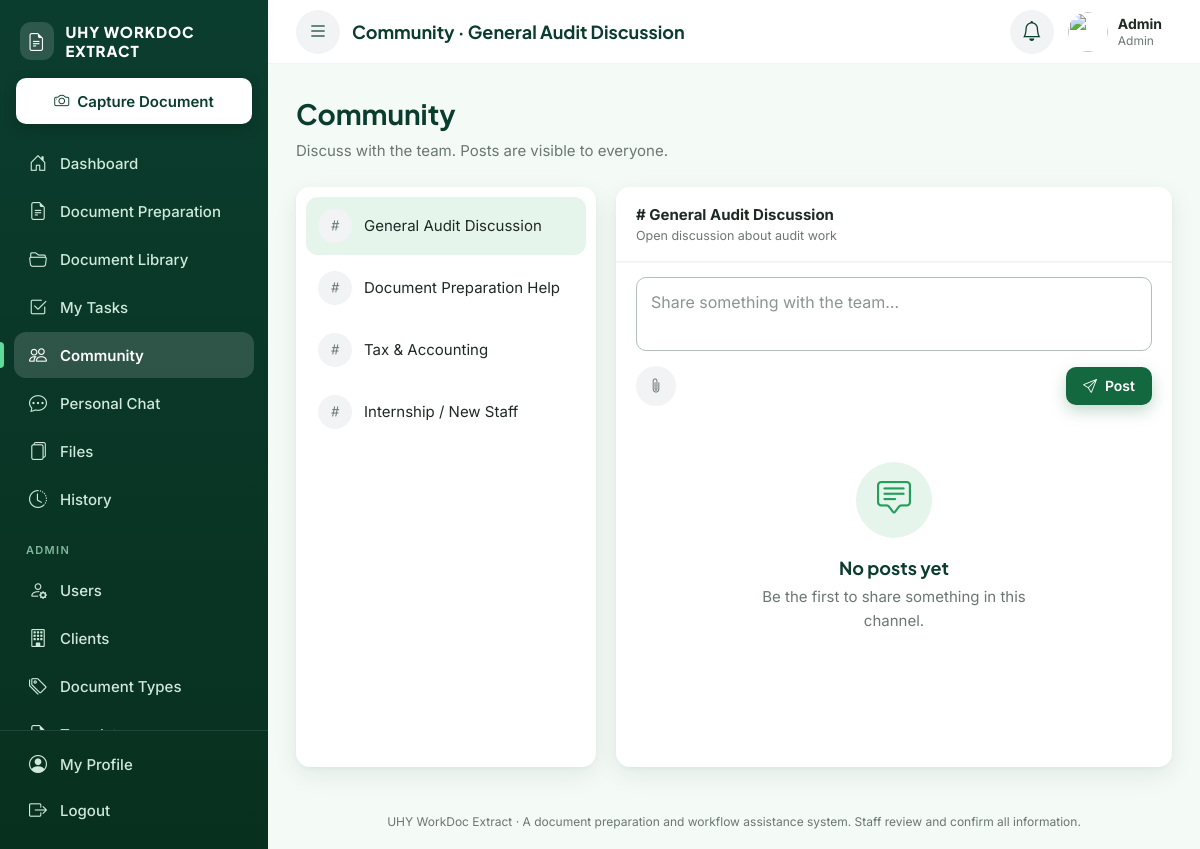
Screenshot of /chat/community.php (signed in) with the database file from the repository.
### tables this page shows
CREATE TABLE `users` (
  `user_id` int(10) UNSIGNED NOT NULL,
  `name` varchar(120) NOT NULL,
  `username` varchar(50) NOT NULL,
  `email` varchar(150) NOT NULL,
  `password` varchar(255) NOT NULL,
  `role` enum('admin','staff') NOT NULL DEFAULT 'staff',
  `staff_type` enum('staff','contract','intern') DEFAULT NULL,
  `department` varchar(50) DEFAULT NULL,
  `avatar_path` varchar(255) DEFAULT NULL,
  `status` enum('active','inactive') NOT NULL DEFAULT 'active',
  `must_change_password` tinyint(1) NOT NULL DEFAULT 1,
  `last_login_at` datetime DEFAULT NULL,
  `created_at` timestamp NOT NULL DEFAULT current_timestamp(),
  `updated_at` timestamp NOT NULL DEFAULT current_timestamp() ON UPDATE current_timestamp()
);

CREATE TABLE `community_channels` (
  `channel_id` int(10) UNSIGNED NOT NULL,
  `name` varchar(100) NOT NULL,
  `description` varchar(255) DEFAULT NULL,
  `is_active` tinyint(1) NOT NULL DEFAULT 1
);

### includes/functions.php (called while the page is built, shortened)
<?php
function e(?string $value): string
{
    return htmlspecialchars((string)$value, ENT_QUOTES, 'UTF-8');
}
function url(string $path = ''): string
{
    return BASE_URL . '/' . ltrim($path, '/');
}

### config/database.php (called while the page is built, shortened)
<?php
function db(): PDO
{
    static $pdo = null;
    if ($pdo === null) {
        try {
            $pdo = new PDO(
                'mysql:host=' . DB_HOST . ';dbname=' . DB_NAME . ';charset=utf8mb4',
                DB_USER,
                DB_PASS,
                [
                    PDO::ATTR_ERRMODE            => PDO::ERRMODE_EXCEPTION,
                    PDO::ATTR_DEFAULT_FETCH_MODE => PDO::FETCH_ASSOC,
                    PDO::ATTR_EMULATE_PREPARES   => false,
                    PDO::MYSQL_ATTR_INIT_COMMAND => "SET time_zone = '+08:00'",
                ]
            );
        } catch (PDOException $e) {
            error_log('DB connection failed: ' . $e->getMessage());
            http_response_code(500);
            exit(APP_DEBUG
                ? 'Database connection failed: ' . htmlspecialchars($e->getMessage())
                : 'The system is temporarily unavailable.');
        }
    }
    return $pdo;
}

### services/CommunityService.php (called while the page is built, shortened)
<?php
class CommunityService
{
    public static function channels(): array
    {
        return db()->query('SELECT * FROM community_channels WHERE is_active = 1 ORDER BY channel_id')->fetchAll();
    }
    public static function findChannel(int $id): ?array
    {
        $stmt = db()->prepare('SELECT * FROM community_channels WHERE channel_id = ? AND is_active = 1 LIMIT 1');
        $stmt->execute([$id]);
        return $stmt->fetch() ?: null;
    }
    public static function posts(int $channelId, int $viewerId, int $limit, int $offset): array
    {
        $stmt = db()->prepare(
            'SELECT p.*, u.name AS author_name, u.username AS author_username, u.avatar_path AS author_avatar,
                    (SELECT COUNT(*) FROM community_posts r WHERE r.parent_post_id = p.post_id) AS reply_count,
                    (SELECT MAX(r.created_at) FROM community_posts r WHERE r.parent_post_id = p.post_id) AS last_reply_at
             FROM community_posts p
             JOIN users u ON u.user_id = p.user_id
             WHERE p.channel_id = ? AND p.parent_post_id IS NULL
             ORDER BY p.post_id DESC LIMIT ' . (int)$limit . ' OFFSET ' . (int)$offset
        );
        $stmt->execute([$channelId]);
        return $stmt->fetchAll();
    }
    public static function countPosts(int $channelId): int
    {
        $stmt = db()->prepare('SELECT COUNT(*) FROM community_posts WHERE channel_id = ? AND parent_post_id IS NULL');
        $stmt->execute([$channelId]);
        return (int)$stmt->fetchColumn();
    }
}

### includes/auth.php (called while the page is built, shortened)
<?php
function current_user(): ?array
{
    static $user = null;
    static $loaded = false;
    if ($loaded) {
        return $user;
    }
    $stmt = db()->prepare(
        'SELECT user_id, name, username, email, role, staff_type, department, status, must_change_password, avatar_path
         FROM users WHERE user_id = ? LIMIT 1'
    );
    $stmt->execute([$_SESSION['user_id']]);
    $row = $stmt->fetch();
    $user = $row;
    return $user;
}
function require_login(bool $allowPasswordChange = false): array
{
    $user = current_user();
    return $user;
}

### includes/permissions.php (called while the page is built, shortened)
<?php
function require_permission(string $permission): array
{
    $user = require_login();
    return $user;
}

### chat/community.php (the view, shortened to what this page needs)
<?php
require_once __DIR__ . '/../includes/bootstrap.php';
require_once __DIR__ . '/../services/CommunityService.php';
$user   = require_permission('community.use');
$userId = (int)$user['user_id'];
$channels = CommunityService::channels();
    ?>
    <?php require __DIR__ . '/../includes/footer.php'; exit;
$channelId = (int)($_GET['channel'] ?? $channels[0]['channel_id']);
$channel = CommunityService::findChannel($channelId) ?? $channels[0];
$channelId = (int)$channel['channel_id'];
$perPage = 20;
$total   = CommunityService::countPosts($channelId);
$pages   = max(1, (int)ceil($total / $perPage));
$page    = min(max(1, (int)($_GET['page'] ?? 1)), $pages);
$posts   = CommunityService::posts($channelId, $userId, $perPage, ($page - 1) * $perPage);
$unread = CommunityService::unreadPerChannel($userId);
$pageTitle    = 'Community · ' . $channel['name'];
require __DIR__ . '/../includes/header.php';
?>
<div class="df-page-header">
    <div><h1>Community</h1><p class="df-page-sub">Discuss with the team. Posts are visible to everyone.</p></div>
</div>
<div class="df-chat-layout">
    <aside class="df-chat-side">
        <?php foreach ($channels as $c): $cid = (int)$c['channel_id']; $n = $unread[$cid] ?? 0; ?>
            <a class="df-chat-channel<?= $cid === $channelId ? ' is-active' : '' ?>" href="<?= e(url('chat/community.php?channel=' . $cid)) ?>">
                <span class="df-chat-channel-icon"><i class="bi bi-hash"></i></span>
                <span class="df-chat-channel-name"><?= e($c['name']) ?></span>
            </a>
        <?php endforeach; ?>
    </aside>
    <section class="df-chat-main">
        <div class="df-chat-header">
            <div><strong># <?= e($channel['name']) ?></strong><small><?= e($channel['description']) ?></small></div>
        </div>
        <form id="postForm" class="df-composer" data-channel-id="<?= $channelId ?>">
            <textarea class="df-input" name="body" rows="2" placeholder="Share something with the team…" maxlength="4000"></textarea>
            <div class="df-composer-row">
                <label class="df-attach-btn"><i class="bi bi-paperclip"></i><input type="file" name="files[]" multiple accept="image/*,.pdf,.docx,.xlsx" hidden></label>
                <button type="submit" class="df-btn df-btn-primary df-btn-sm"><i class="bi bi-send"></i> Post</button>
            </div>
        </form>
        <div class="df-thread-list" id="threadList">
            <?php if ($posts): foreach ($posts as $p): $atts = CommunityService::attachments((int)$p['post_id']); ?>
                <article class="df-thread-post">
                    <div class="df-thread-head">
                        <?= render_avatar(['name' => $p['author_name'], 'user_id' => $p['user_id'], 'avatar_path' => $p['author_avatar'] ?? null], 'sm') ?>
                        <div><strong><?= e($p['author_name']) ?> <span class="df-username">@<?= e($p['author_username']) ?></span></strong><small><?= e(time_ago($p['created_at'])) ?></small></div>
                    </div>
                    <?php if ($p['body']): ?><p class="df-thread-body"><?= nl2br(e($p['body'])) ?></p><?php endif; ?>
                    <?php if ($atts): ?>
                        <div class="df-thread-attachments">
                            <?php foreach ($atts as $a): [$ic, $icon] = doc_icon($a['file_type']); ?>
                                <a class="df-doc-chip" href="<?= e(url('files/chat-download.php?type=community&id=' . (int)$a['attachment_id'])) ?>">
                                    <span class="df-doc-icon df-doc-icon-sm <?= e($ic) ?>"><i class="bi <?= e($icon) ?>"></i></span><?= e($a['file_name']) ?>
                                </a>
                            <?php endforeach; ?>
                        </div>
                    <?php endif; ?>
                    <button type="button" class="df-link-btn df-reply-toggle" data-post-id="<?= (int)$p['post_id'] ?>">
                        <?= (int)$p['reply_count'] > 0 ? $p['reply_count'] . ' repl' . ($p['reply_count'] == 1 ? 'y' : 'ies') : 'Reply' ?>
                    </button>
                    <div class="df-thread-replies" data-replies="<?= (int)$p['post_id'] ?>" hidden>
                        <?php foreach (CommunityService::replies((int)$p['post_id']) as $r): $ratts = CommunityService::attachments((int)$r['post_id']); ?>
                             <div class="df-thread-reply">
                                <?= render_avatar(['name' => $r['author_name'], 'user_id' => $r['user_id'], 'avatar_path' => $r['author_avatar'] ?? null], 'sm') ?>
                                <div>
                                    <strong><?= e($r['author_name']) ?> <span class="df-username">@<?= e($r['author_username']) ?></span></strong> <small class="df-muted"><?= e(time_ago($r['created_at'])) ?></small>
                                    <?php if ($r['body']): ?><p class="df-thread-body"><?= nl2br(e($r['body'])) ?></p><?php endif; ?>
                                    <?php if ($ratts): foreach ($ratts as $a): [$ic, $icon] = doc_icon($a['file_type']); ?>
                                        <a class="df-doc-chip" href="<?= e(url('files/chat-download.php?type=community&id=' . (int)$a['attachment_id'])) ?>">
                                            <span class="df-doc-icon df-doc-icon-sm <?= e($ic) ?>"><i class="bi <?= e($icon) ?>"></i></span><?= e($a['file_name']) ?>
                                        </a>
                                    <?php endforeach; endif; ?>
                                </div>
                            </div>
                        <?php endforeach; ?>
                        <form class="df-reply-form" data-parent-id="<?= (int)$p['post_id'] ?>" data-channel-id="<?= $channelId ?>">
                            <?= csrf_field() ?>
                            <input class="df-input" type="text" name="body" placeholder="Write a reply…" maxlength="4000">
                            <label class="df-attach-btn"><i class="bi bi-paperclip"></i><input type="file" name="files[]" multiple accept="image/*,.pdf,.docx,.xlsx" hidden></label>
                            <button type="submit" class="df-btn df-btn-primary df-btn-sm">Send</button>
                        </form>
                    </div>
                </article>
            <?php endforeach; else: ?>
                <div class="df-empty"><div class="df-empty-icon"><i class="bi bi-chat-square-text"></i></div><h3>No posts yet</h3><p>Be the first to share something in this channel.</p></div>
            <?php endif; ?>
        </div>
    </section>
</div>
<?php require __DIR__ . '/../includes/footer.php'; ?>

### includes/header.php (shortened to what this page needs)
<?php
$user = current_user();
$pageTitle = $pageTitle ?? 'Dashboard';
?>
<!DOCTYPE html>
<html lang="en">
<head>
    <link rel="stylesheet" href="https://cdn.jsdelivr.net/npm/bootstrap-icons@1.11.3/font/bootstrap-icons.min.css">
    <link rel="stylesheet" href="<?= e(url('assets/css/style.css')) ?>">
</head>
<body class="df-app-body">
<div class="df-shell">
    <?php require __DIR__ . '/sidebar.php'; ?>
    <div class="df-main">
        <header class="df-topbar">
            <button type="button" class="df-icon-btn df-menu-btn" data-sidebar-open aria-label="Open menu">
                <i class="bi bi-list"></i>
            </button>
            <h2 class="df-topbar-title"><?= e($pageTitle) ?></h2>
            <div class="df-topbar-actions">
                <div class="df-dropdown" data-dropdown>
                    <button type="button" class="df-icon-btn" data-dropdown-toggle
                            aria-label="Notifications" aria-expanded="false">
                        <i class="bi bi-bell"></i>
                    </button>
                </div>
                <a class="df-topbar-user" href="<?= e(url('profile/index.php')) ?>">
                    <?= render_avatar($user) ?>
                    <span class="df-topbar-user-text">
                        <strong><?= e($user['name']) ?></strong>
                        <small><?= e(role_label($user)) ?></small>
                    </span>
                </a>
            </div>
        </header>
        <main class="df-content">

### rows the page displays
users: name "Admin", role "Admin"
community_channels: name "General Audit Discussion", description "Open discussion about audit work"
community_channels: name "Document Preparation Help"
community_channels: name "Tax & Accounting"
community_channels: name "Internship / New Staff"

### other values shown
$item['label'] "Dashboard"
$item['label'] "Document Preparation"
$item['label'] "Document Library"
$item['label'] "My Tasks"
$item['label'] "Community"
$item['label'] "Personal Chat"
$item['label'] "Files"
$item['label'] "History"
$item['label'] "Users"
$item['label'] "Clients"
$item['label'] "Document Types"
$pageTitle "Community · General Audit Discussion"
APP_NAME "UHY WorkDoc Extract"
